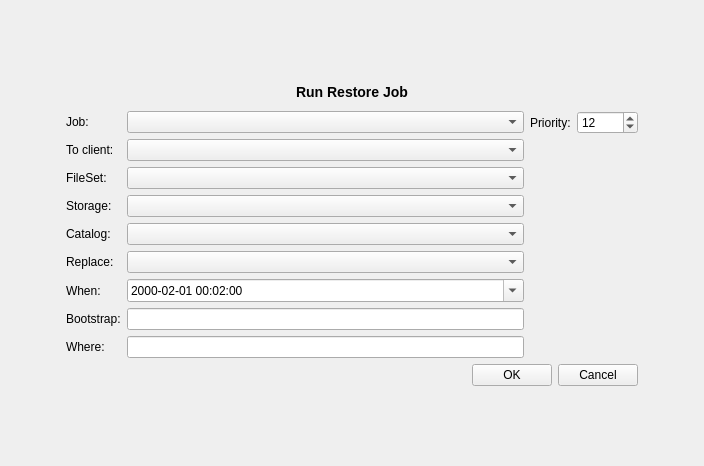
<ui version="4.0" >
 <class>runBackupForm</class>
 <widget class="QWidget" name="runBackupForm" >
  <property name="geometry" >
   <rect>
    <x>0</x>
    <y>0</y>
    <width>704</width>
    <height>466</height>
   </rect>
  </property>
  <property name="windowTitle" >
   <string>Form</string>
  </property>
  <layout class="QGridLayout" >
   <property name="margin" >
    <number>9</number>
   </property>
   <property name="spacing" >
    <number>6</number>
   </property>
   <item row="2" column="2" >
    <layout class="QVBoxLayout" >
     <property name="margin" >
      <number>0</number>
     </property>
     <property name="spacing" >
      <number>6</number>
     </property>
     <item>
      <layout class="QHBoxLayout" >
       <property name="margin" >
        <number>0</number>
       </property>
       <property name="spacing" >
        <number>6</number>
       </property>
       <item>
        <widget class="QLabel" name="label_4" >
         <property name="text" >
          <string>Priority:</string>
         </property>
         <property name="buddy" >
          <cstring>prioritySpin</cstring>
         </property>
        </widget>
       </item>
       <item>
        <widget class="QSpinBox" name="prioritySpin" >
         <property name="maximum" >
          <number>10000</number>
         </property>
         <property name="minimum" >
          <number>1</number>
         </property>
         <property name="value" >
          <number>12</number>
         </property>
        </widget>
       </item>
      </layout>
     </item>
     <item>
      <spacer>
       <property name="orientation" >
        <enum>Qt::Vertical</enum>
       </property>
       <property name="sizeHint" >
        <size>
         <width>20</width>
         <height>171</height>
        </size>
       </property>
      </spacer>
     </item>
    </layout>
   </item>
   <item rowspan="3" row="1" column="3" >
    <spacer>
     <property name="orientation" >
      <enum>Qt::Horizontal</enum>
     </property>
     <property name="sizeHint" >
      <size>
       <width>40</width>
       <height>20</height>
      </size>
     </property>
    </spacer>
   </item>
   <item row="4" column="1" colspan="2" >
    <spacer>
     <property name="orientation" >
      <enum>Qt::Vertical</enum>
     </property>
     <property name="sizeType" >
      <enum>QSizePolicy::MinimumExpanding</enum>
     </property>
     <property name="sizeHint" >
      <size>
       <width>572</width>
       <height>16</height>
      </size>
     </property>
    </spacer>
   </item>
   <item rowspan="3" row="1" column="0" >
    <spacer>
     <property name="orientation" >
      <enum>Qt::Horizontal</enum>
     </property>
     <property name="sizeHint" >
      <size>
       <width>40</width>
       <height>20</height>
      </size>
     </property>
    </spacer>
   </item>
   <item row="0" column="1" colspan="2" >
    <spacer>
     <property name="orientation" >
      <enum>Qt::Vertical</enum>
     </property>
     <property name="sizeType" >
      <enum>QSizePolicy::MinimumExpanding</enum>
     </property>
     <property name="sizeHint" >
      <size>
       <width>572</width>
       <height>16</height>
      </size>
     </property>
    </spacer>
   </item>
   <item row="2" column="1" >
    <layout class="QGridLayout" >
     <property name="margin" >
      <number>0</number>
     </property>
     <property name="spacing" >
      <number>6</number>
     </property>
     <item row="6" column="1" >
      <widget class="QDateTimeEdit" name="dateTimeEdit" >
       <property name="dateTime" >
        <datetime>
         <hour>0</hour>
         <minute>2</minute>
         <second>0</second>
         <year>2000</year>
         <month>1</month>
         <day>1</day>
        </datetime>
       </property>
       <property name="displayFormat" >
        <string>yyyy-mm-dd hh:mm:ss</string>
       </property>
       <property name="calendarPopup" >
        <bool>true</bool>
       </property>
      </widget>
     </item>
     <item row="6" column="0" >
      <widget class="QLabel" name="label" >
       <property name="text" >
        <string>When:</string>
       </property>
       <property name="buddy" >
        <cstring>dateTimeEdit</cstring>
       </property>
      </widget>
     </item>
     <item row="8" column="0" >
      <widget class="QLabel" name="label_5" >
       <property name="text" >
        <string>Where:</string>
       </property>
       <property name="openExternalLinks" >
        <bool>true</bool>
       </property>
       <property name="buddy" >
        <cstring>where</cstring>
       </property>
      </widget>
     </item>
     <item row="7" column="0" >
      <widget class="QLabel" name="label_12" >
       <property name="text" >
        <string>Bootstrap:</string>
       </property>
       <property name="buddy" >
        <cstring>bootstrap</cstring>
       </property>
      </widget>
     </item>
     <item row="1" column="1" >
      <widget class="QComboBox" name="clientCombo" />
     </item>
     <item row="4" column="1" >
      <widget class="QComboBox" name="catalogCombo" />
     </item>
     <item row="0" column="0" >
      <widget class="QLabel" name="label_6" >
       <property name="text" >
        <string>Job:</string>
       </property>
       <property name="buddy" >
        <cstring>jobCombo</cstring>
       </property>
      </widget>
     </item>
     <item row="8" column="1" >
      <widget class="QLineEdit" name="where" >
       <property name="enabled" >
        <bool>true</bool>
       </property>
       <property name="minimumSize" >
        <size>
         <width>200</width>
         <height>0</height>
        </size>
       </property>
       <property name="readOnly" >
        <bool>false</bool>
       </property>
      </widget>
     </item>
     <item row="3" column="0" >
      <widget class="QLabel" name="label_2" >
       <property name="text" >
        <string>Storage:</string>
       </property>
       <property name="buddy" >
        <cstring>storageCombo</cstring>
       </property>
      </widget>
     </item>
     <item row="2" column="0" >
      <widget class="QLabel" name="label_9" >
       <property name="text" >
        <string>FileSet:</string>
       </property>
       <property name="buddy" >
        <cstring>filesetCombo</cstring>
       </property>
      </widget>
     </item>
     <item row="7" column="1" >
      <widget class="QLineEdit" name="bootstrap" >
       <property name="enabled" >
        <bool>true</bool>
       </property>
       <property name="minimumSize" >
        <size>
         <width>200</width>
         <height>0</height>
        </size>
       </property>
       <property name="readOnly" >
        <bool>false</bool>
       </property>
      </widget>
     </item>
     <item row="2" column="1" >
      <widget class="QComboBox" name="filesetCombo" />
     </item>
     <item row="3" column="1" >
      <widget class="QComboBox" name="storageCombo" />
     </item>
     <item row="0" column="1" >
      <widget class="QComboBox" name="jobCombo" />
     </item>
     <item row="5" column="0" >
      <widget class="QLabel" name="label_13" >
       <property name="text" >
        <string>Replace:</string>
       </property>
      </widget>
     </item>
     <item row="5" column="1" >
      <widget class="QComboBox" name="replaceCombo" />
     </item>
     <item row="1" column="0" >
      <widget class="QLabel" name="label_8" >
       <property name="text" >
        <string>To client:</string>
       </property>
       <property name="buddy" >
        <cstring>clientCombo</cstring>
       </property>
      </widget>
     </item>
     <item row="4" column="0" >
      <widget class="QLabel" name="label_10" >
       <property name="text" >
        <string>Catalog:</string>
       </property>
       <property name="buddy" >
        <cstring>catalogCombo</cstring>
       </property>
      </widget>
     </item>
    </layout>
   </item>
   <item row="3" column="1" colspan="2" >
    <layout class="QHBoxLayout" >
     <property name="margin" >
      <number>0</number>
     </property>
     <property name="spacing" >
      <number>6</number>
     </property>
     <item>
      <spacer>
       <property name="orientation" >
        <enum>Qt::Horizontal</enum>
       </property>
       <property name="sizeHint" >
        <size>
         <width>40</width>
         <height>20</height>
        </size>
       </property>
      </spacer>
     </item>
     <item>
      <widget class="QPushButton" name="okButton" >
       <property name="text" >
        <string>OK</string>
       </property>
      </widget>
     </item>
     <item>
      <widget class="QPushButton" name="cancelButton" >
       <property name="text" >
        <string>Cancel</string>
       </property>
      </widget>
     </item>
    </layout>
   </item>
   <item row="1" column="1" colspan="2" >
    <layout class="QHBoxLayout" >
     <property name="margin" >
      <number>0</number>
     </property>
     <property name="spacing" >
      <number>6</number>
     </property>
     <item>
      <spacer>
       <property name="orientation" >
        <enum>Qt::Horizontal</enum>
       </property>
       <property name="sizeType" >
        <enum>QSizePolicy::Fixed</enum>
       </property>
       <property name="sizeHint" >
        <size>
         <width>131</width>
         <height>25</height>
        </size>
       </property>
      </spacer>
     </item>
     <item>
      <widget class="QLabel" name="run" >
       <property name="maximumSize" >
        <size>
         <width>16777215</width>
         <height>30</height>
        </size>
       </property>
       <property name="text" >
        <string>&lt;h3>Run Restore Job&lt;/h3></string>
       </property>
       <property name="alignment" >
        <set>Qt::AlignCenter</set>
       </property>
      </widget>
     </item>
     <item>
      <spacer>
       <property name="orientation" >
        <enum>Qt::Horizontal</enum>
       </property>
       <property name="sizeType" >
        <enum>QSizePolicy::Fixed</enum>
       </property>
       <property name="sizeHint" >
        <size>
         <width>131</width>
         <height>25</height>
        </size>
       </property>
      </spacer>
     </item>
    </layout>
   </item>
  </layout>
 </widget>
 <resources/>
 <connections/>
</ui>
